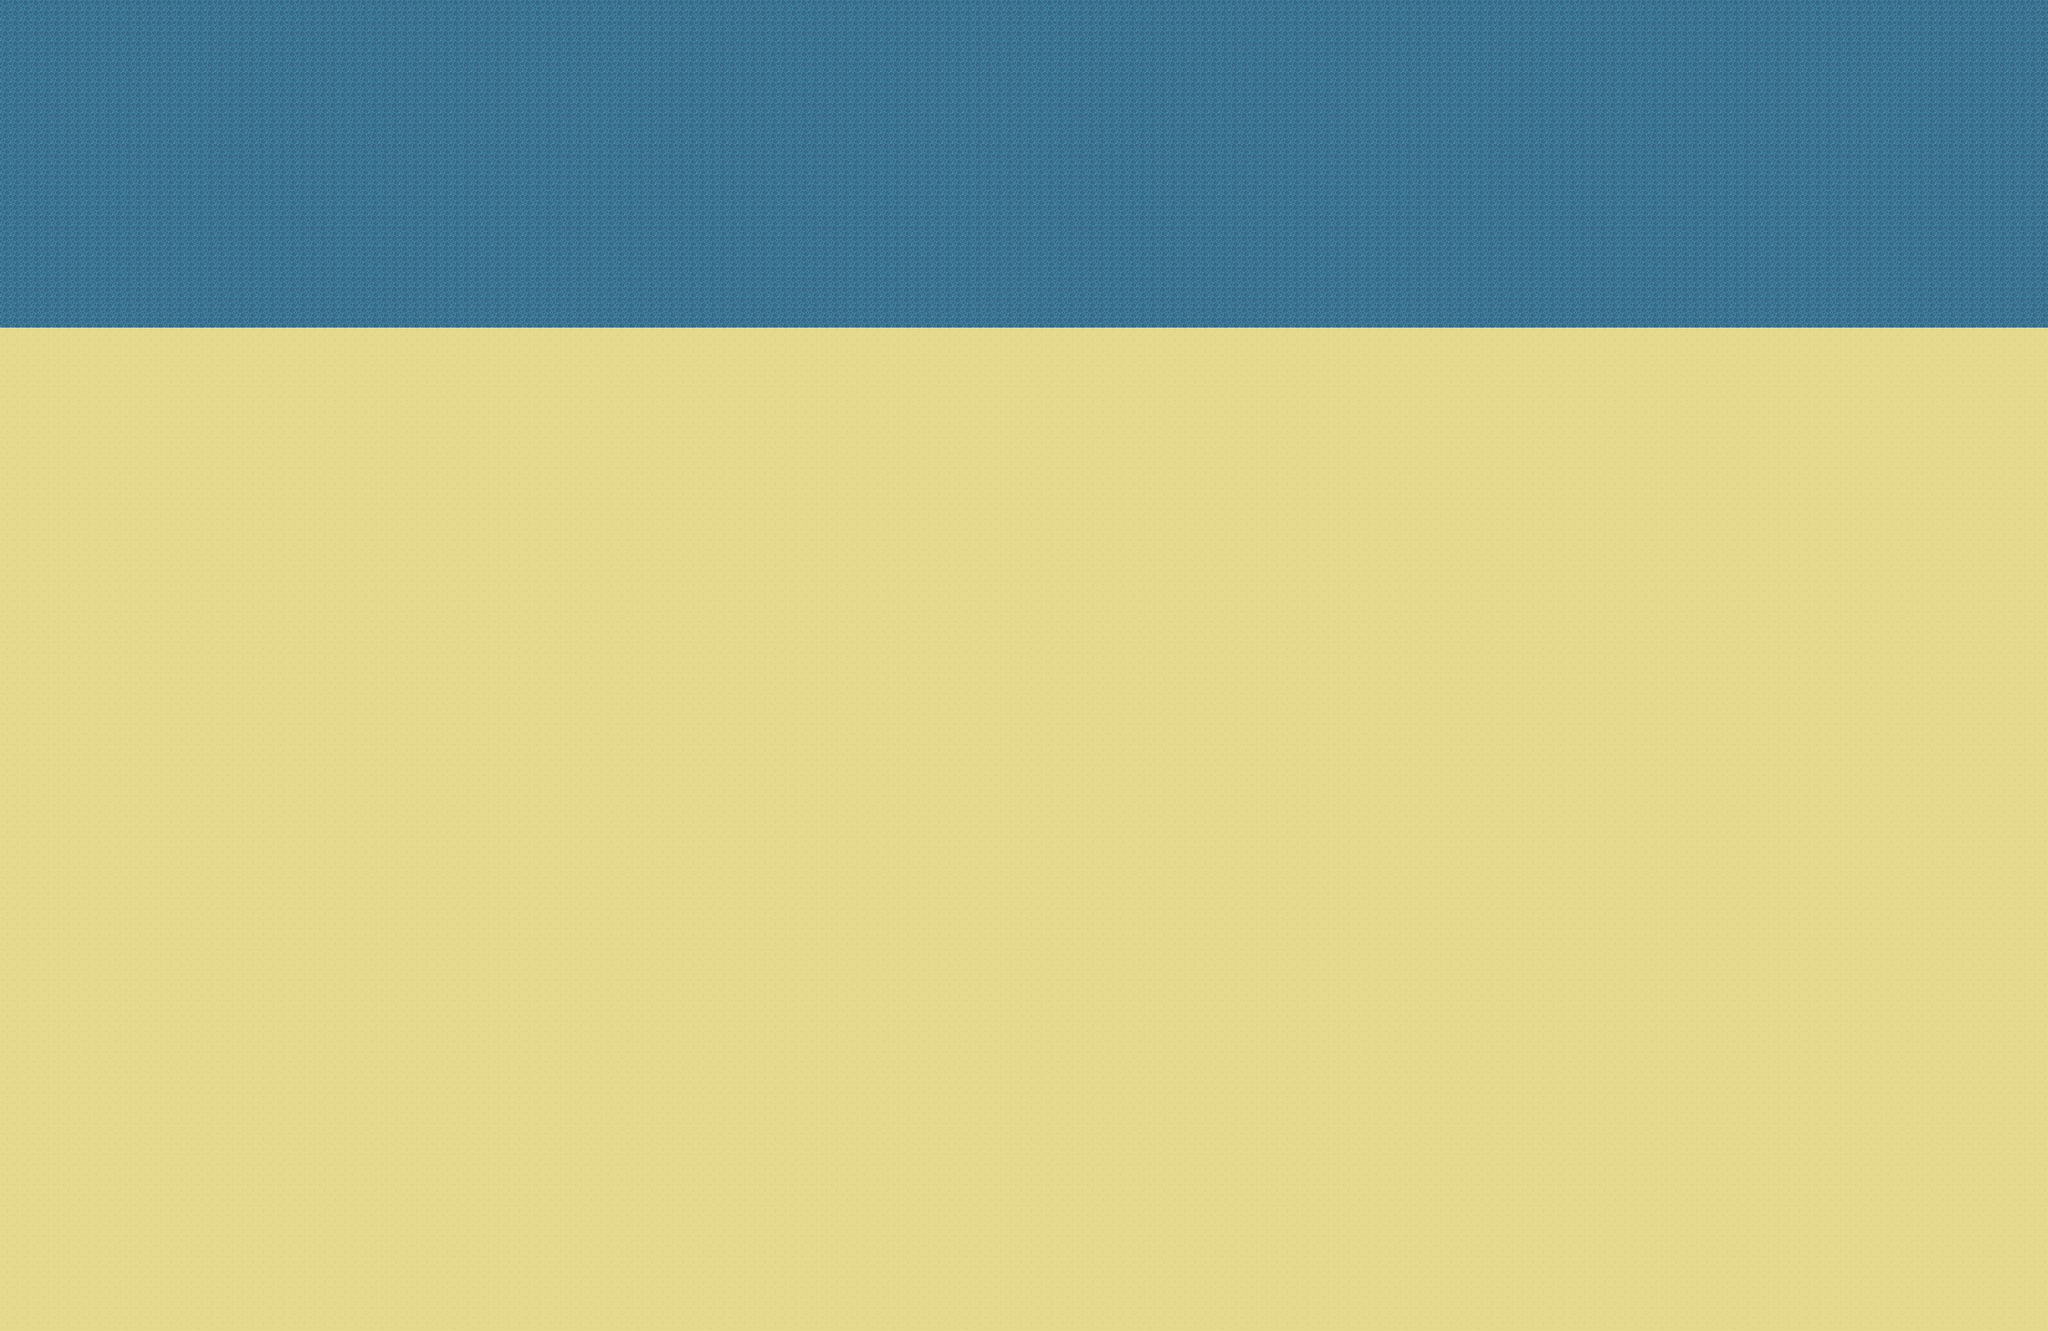

Rendered tile map (Tiled .tmx) drawn with the repository's tilesets; below, a short description and the map source with its tile grids summarised:
An orthogonal 200x130 tile map with 16x16 px tiles, 1 tile layer (Tile Layer 1).

<map version="1.10" tiledversion="1.10.2" orientation="orthogonal" renderorder="right-down" width="200" height="130" tilewidth="16" tileheight="16" infinite="0" nextlayerid="2" nextobjectid="1">
 <tileset firstgid="1" source="tileset2.tsx" />
 <layer id="1" name="Tile Layer 1" width="200" height="130">
  <data>[26000 cells, 26000 non-empty, 2 distinct tile ids]</data>
 </layer>
</map>
